Frame 1 (no input): blank canvas, image omitted
Frame 60 (no input): blank canvas, image omitted
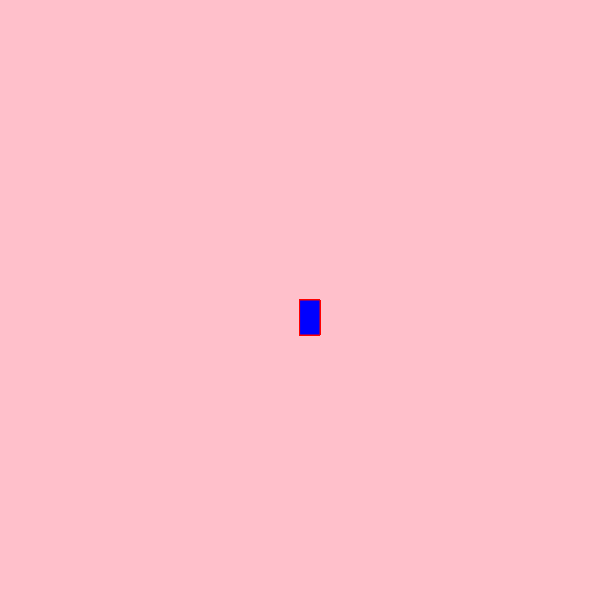
Frame 120 (the mouse pressed at the canvas centre since frame 60)

The p5.js sketch whose frames 1 and 60 were blank and that drew this single picture after the mouse press (run headless with seeded random() and noise() and a simulated clock; from frame 60 on, the mouse is pressed at the canvas centre):

// p5.js sketch
// ── sketch.js
function setup() {
  createCanvas(600, 600);
  background("pink");
}

function draw() {
 
  stroke("red");
  fill("blue");

 // console.log(mouseIsPressed);

  if (mouseIsPressed) {
    rect(mouseX, mouseY, 20, 35);
  }
}
